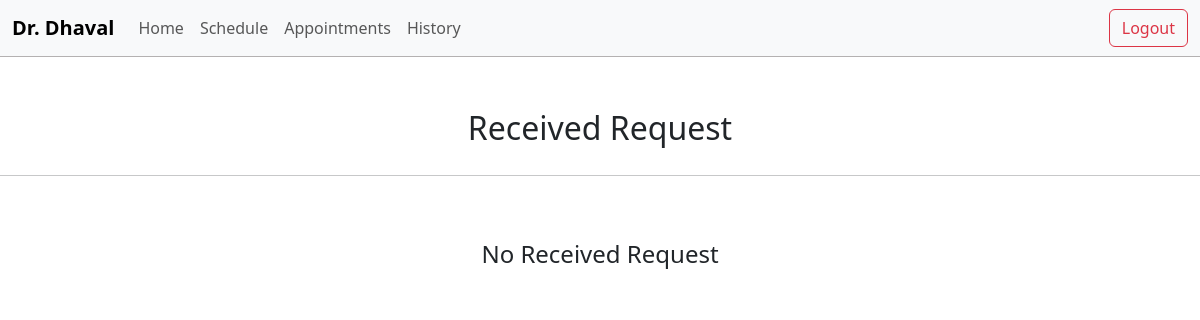
Before: /doctor/received-request/ (signed in) with the older database file.
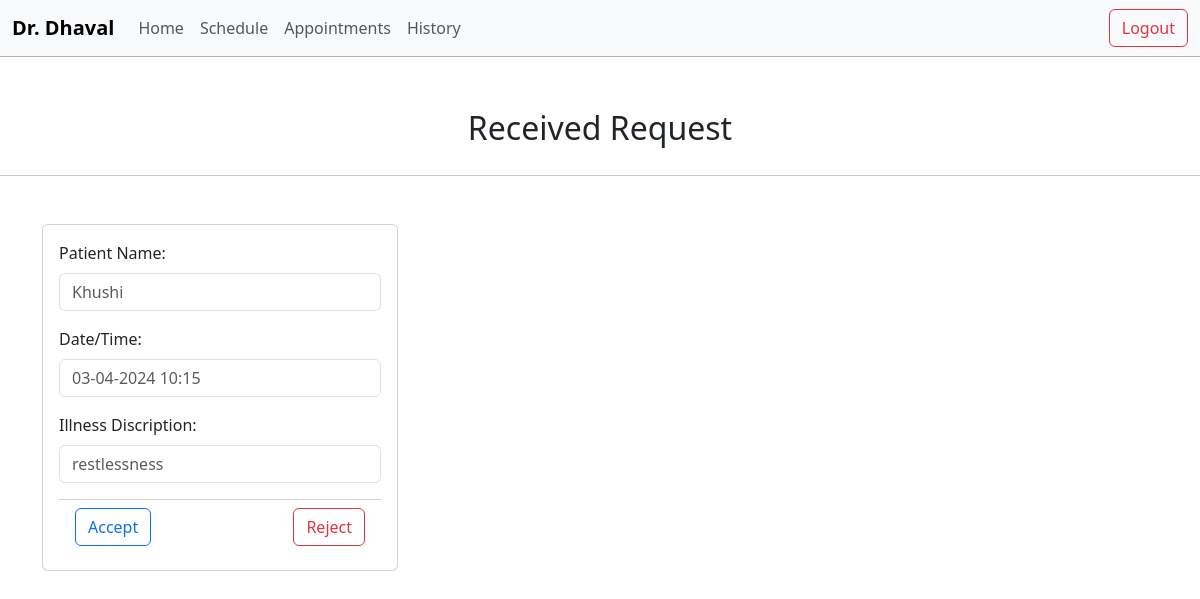
After: the same page with the newer database file.
### doctor/models.py (models this page shows)
class appointment(models.Model):
    patient_id=models.ForeignKey(Patient,on_delete=models.CASCADE)
    doctor_id=models.ForeignKey(Doctor,on_delete=models.CASCADE)
    patient_name = models.CharField(max_length=255 , default='unknown user')
    datetime = models.DateTimeField(auto_now_add=False,null=True)
    appointment_state = models.CharField(max_length=255) #accept reject etcccccc
    note = models.TextField()
    rejection_reason = models.TextField(blank=True, null=True)

### doctor/views.py (the view)
# urls.py: path('received-request/',views.receivedreq, name="received_requests"),
@login_required(login_url='/login/')
def receivedreq(request):
    queryset = appointment.objects.filter(appointment_state = 'pending' , doctor_id_id =  request.user.id , datetime__isnull = False)
    if request.method == 'POST':
        qupdate = appointment.objects.get(id = request.POST.get('reasonid'))
        qupdate.rejection_reason = request.POST.get('reason')
        qupdate.appointment_state = 'Rejected'
        qupdate.save()
    context = {'page':'Received Requests' , 'disp' : queryset}
    return render(request, 'doctor/requests.html',context)

### templates/doctor/requests.html (shortened to what this page needs)
{% extends "basic_structure.html"%}
{%block start%}
<div class="container mt-1">
  <div class="d-flex justify-content-center pt-5 p-1">
    <h2>Received Request </h2>
  </div>
</div>
<hr>
{% if disp%}
{% else %}
    <div class="container mt-1">
      <div class="d-flex justify-content-center pt-5 p-1">
        <h4>No Received Request </h4>
      </div>
    </div>
    {%endif%}
<div class="container mt-5">
  <div class="row row-cols-1 row-cols-md-3 g-4">
    {% for i in disp %}
    <div class="col">
      <div class="card">
        <div class="card-body">
            <div class="mb-3">
              <label for="patientName" class="form-label">Patient Name:</label>
              <input type="text" class="form-control" id="patientName" rows="1" placeholder="{{ i.patient_name}}" readonly>
            </div>
            <div class="mb-3">
              <label for="date" class="form-label">Date/Time:</label>
              <input  type="text" class="form-control" id="date" rows="1" placeholder="{{ i.datetime | date:"d-m-Y H:i"}}"></input>
            </div>
            <div class="mb-3">
              <label for="discription" class="form-label">Illness Discription:</label>
              <input  type="text" class="form-control" id="discription" rows="1" placeholder="{{ i.note}}"></input>
            </div>
            <div class="card-footer bg-white">
              <div class="d-flex justify-content-between ">
                <a type="submit" href="/doctor/requestresp/{{i.id}}/" class="btn btn-outline-primary">Accept</a>
                <button class="btn btn-outline-danger" data-bs-toggle="modal" data-bs-target="#deleteModal">Reject</button>
              </div>
            </div>
        </div>
      </div>
    </div>
{% endfor %}
</div>
</div>
{%endblock%}

Changed rows visible on the page:
added appointment: patient_name "Khushi", datetime "03-04-2024 10:15", note "restlessness"
Other visible differences:
text no longer shown: "No Received Request"
